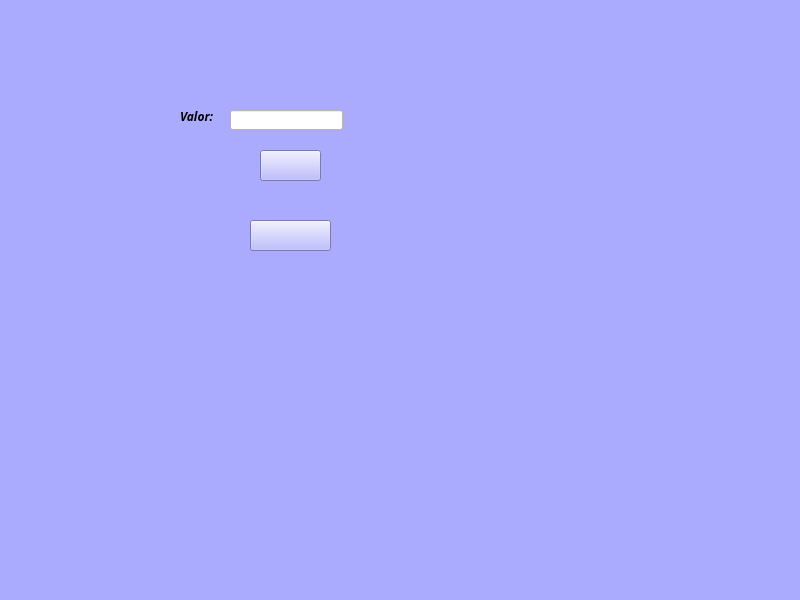
<?xml version="1.0" encoding="UTF-8"?>
<ui version="4.0">
 <class>MainWindow</class>
 <widget class="QMainWindow" name="MainWindow">
  <property name="geometry">
   <rect>
    <x>0</x>
    <y>0</y>
    <width>800</width>
    <height>600</height>
   </rect>
  </property>
  <property name="windowTitle">
   <string>MainWindow</string>
  </property>
  <property name="styleSheet">
   <string notr="true">background-color: rgb(170, 170, 255);</string>
  </property>
  <widget class="QWidget" name="centralwidget">
   <widget class="QPushButton" name="pushButton">
    <property name="geometry">
     <rect>
      <x>250</x>
      <y>220</y>
      <width>81</width>
      <height>31</height>
     </rect>
    </property>
    <property name="styleSheet">
     <string notr="true">image: url(:/newPrefix/voltar.png);</string>
    </property>
    <property name="text">
     <string/>
    </property>
   </widget>
   <widget class="QLabel" name="label">
    <property name="geometry">
     <rect>
      <x>230</x>
      <y>20</y>
      <width>131</width>
      <height>41</height>
     </rect>
    </property>
    <property name="styleSheet">
     <string notr="true">image: url(:/newPrefix/deposito.png);</string>
    </property>
    <property name="text">
     <string/>
    </property>
   </widget>
   <widget class="QLineEdit" name="lineEdit">
    <property name="geometry">
     <rect>
      <x>230</x>
      <y>110</y>
      <width>113</width>
      <height>20</height>
     </rect>
    </property>
    <property name="styleSheet">
     <string notr="true">background-color: rgb(255, 255, 255);</string>
    </property>
   </widget>
   <widget class="QLabel" name="label_2">
    <property name="geometry">
     <rect>
      <x>180</x>
      <y>110</y>
      <width>47</width>
      <height>13</height>
     </rect>
    </property>
    <property name="font">
     <font>
      <family>Candara</family>
      <weight>75</weight>
      <italic>true</italic>
      <bold>true</bold>
     </font>
    </property>
    <property name="focusPolicy">
     <enum>Qt::NoFocus</enum>
    </property>
    <property name="text">
     <string>Valor:</string>
    </property>
   </widget>
   <widget class="QPushButton" name="pushButton_2">
    <property name="geometry">
     <rect>
      <x>260</x>
      <y>150</y>
      <width>61</width>
      <height>31</height>
     </rect>
    </property>
    <property name="styleSheet">
     <string notr="true">image: url(:/newPrefix/seta.png);

</string>
    </property>
    <property name="text">
     <string/>
    </property>
   </widget>
  </widget>
  <widget class="QMenuBar" name="menubar">
   <property name="geometry">
    <rect>
     <x>0</x>
     <y>0</y>
     <width>800</width>
     <height>21</height>
    </rect>
   </property>
  </widget>
  <widget class="QStatusBar" name="statusbar"/>
 </widget>
 <resources>
  <include location="op_dep.qrc"/>
 </resources>
 <connections/>
</ui>
